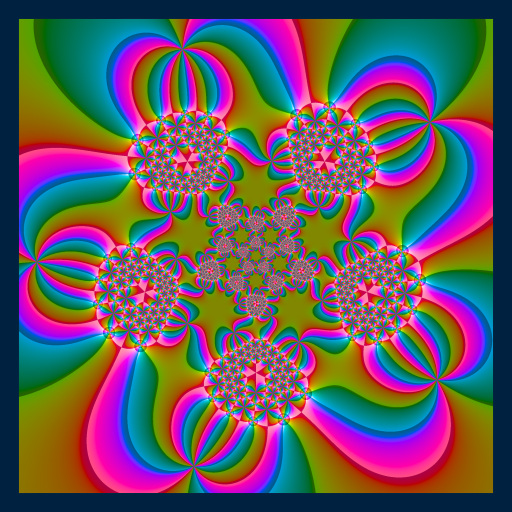

Reproduce this figure in R.
library(RcppColors)

Klein <- function(z) {
  1728 * (z * (z**10 + 11 * z**5 - 1))**5 / 
    (-(z**20 + 1) + 228 * (z**15 - z**5) - 494 * z**10)**3
}

Mobius <- function(z) {
  (z - 20)/(3*z + 1i)
}

Mobius <- function(gamma, t, z){
  mgamma <- Mod(gamma)
  h <- sqrt(1.0 - mgamma * mgamma)
  z1 <- complex(real = cos(t * pi / 2.0), imag = sin(t * pi / 2.0))
  d2 <- h^t * z1
  d1 <- Conj(d2)
  a <- complex(real = Re(d1), imag = -Im(d1) / h)
  b <- Im(d2) * gamma / h
  c <- Conj(b)
  d <- Conj(a)
  (a * z + b)/(c * z + d)
}

f <- function(z, t) {
  Klein(Mobius(0.5 + 0.5i, t, Klein(z)))
}

x <- y <- seq(-6, 6, len = 1024)

t_ <- seq(0, 2, length.out = 81)[-1L]

for(i in seq_along(t_)) {
  Z <- outer(y, x, function(x, y){
    f(complex(real = x, imaginary = y), t_[i])
  })
  image <- colorMap3(Z, bkgcolor = "#002240", s = 100, n = 3)
  svg("zpic.svg")
  opar <- par(mar = c(0,0,0,0), bg = "#002240")
  plot(c(-100, 100), c(-100, 100), type = "n", xaxs = "i", yaxs = "i", 
       xlab = "", ylab = "", axes = FALSE, asp = 1)
  rasterImage(image, -100, -100, 100, 100)
  par(opar)
  dev.off()
  fl <- sprintf("zpic%03d.png", i)
  rsvg::rsvg_png(
    "zpic.svg", fl, width = 512, height = 512
  )
}

pics <- Sys.glob("zpic*.png")
library(gifski)
gifski(
  png_files = pics, gif_file = "kaleidoscope.gif", 
  width = 512, height = 512, delay = 1/2)


opar <- par(mar = c(0,0,0,0), bg = "#002240")
plot(
  c(-100, 100), c(-100, 100), type = "n", xaxs = "i", yaxs = "i",
  xlab = "", ylab = "", axes = FALSE, asp = 1
)
rasterImage(image, -100, -100, 100, 100)
par(opar)


